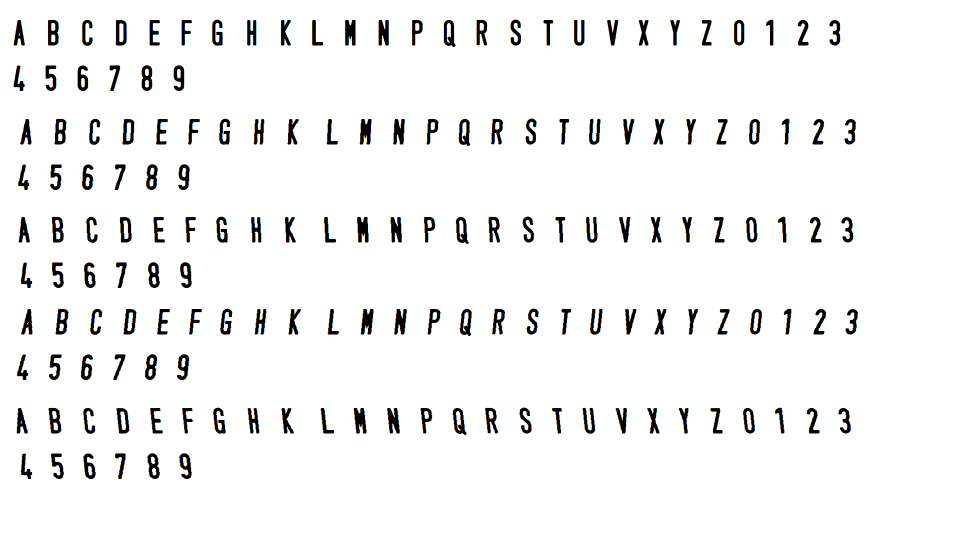
#> input picture training_chars.png, 1922 x 1074 px (shown at 1/2 size)
$ python -i Preprocess.py   (imports and definitions only)
#> lines starting #> are read from the running program, lines starting #| are printed output that depends on the picture; after the words box and inside, x2 and y2 are one past the last pixel; in counts of white or black regions, pixels touching at a corner belong together
#> further down, picture is the input picture: shape (1074, 1922, 3); mean B, G, R 242.7, 242.7, 242.7
import cv2
import numpy as np

# Kích thước bộ lọc Gauss để làm mờ ảnh
GAUSSIAN_SMOOTH_FILTER_SIZE = (5, 5)
# Kích thước vùng lân cận và trọng số cho ngưỡng thích nghi
ADAPTIVE_THRESH_BLOCK_SIZE = 19
ADAPTIVE_THRESH_WEIGHT = 9

# Tiền xử lý ảnh để tách biển số
def preprocess(imgOriginal, max_width=1920, max_height=1080):
    # Resize ảnh trong khi giữ tỷ lệ
    imgOriginal = resize_image(imgOriginal, max_width, max_height)

    imgGrayscale = extractValue(imgOriginal)  # Chuyển đổi ảnh sang mức xám
    imgMaxContrastGrayscale = maximizeContrast(imgGrayscale)  # Tăng độ tương phản
    height, width = imgGrayscale.shape
    imgBlurred = np.zeros((height, width, 1), np.uint8)
    imgBlurred = cv2.GaussianBlur(imgMaxContrastGrayscale, GAUSSIAN_SMOOTH_FILTER_SIZE, 0)  # Làm mịn ảnh
    imgThresh = cv2.adaptiveThreshold(imgBlurred, 255.0, cv2.ADAPTIVE_THRESH_GAUSSIAN_C, cv2.THRESH_BINARY_INV, ADAPTIVE_THRESH_BLOCK_SIZE, ADAPTIVE_THRESH_WEIGHT)  # Phân ngưỡng thích nghi
    return imgGrayscale, imgThresh

def resize_image(image, max_width=1920, max_height=1080):
#> called with max_width = 1920, max_height = 1080
    h, w = image.shape[:2]
#> h = 1074; w = 1922
    scale = min(max_width / w, max_height / h)
#> scale = 0.999
    new_w = int(w * scale)
#> new_w = 1920
    new_h = int(h * scale)
#> new_h = 1072
    return cv2.resize(image, (new_w, new_h))
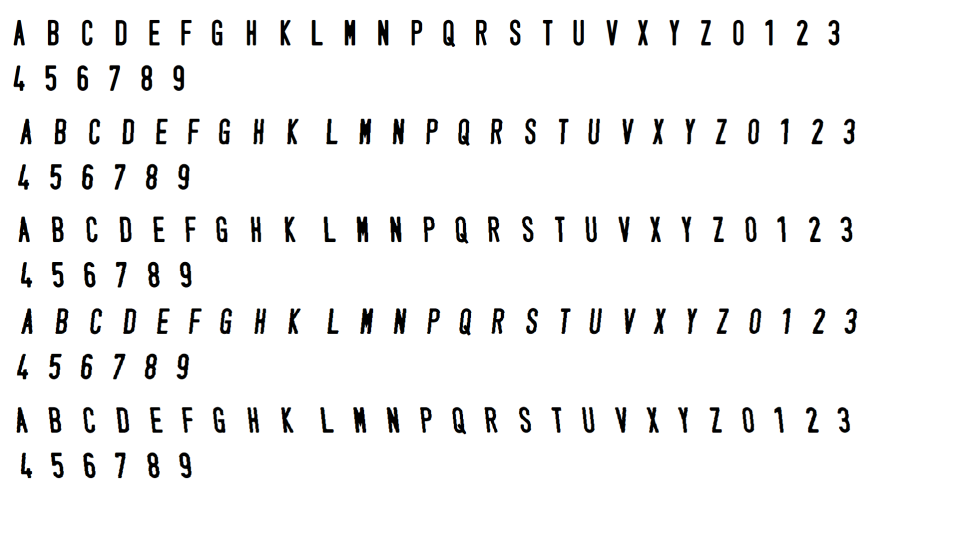
#> returned value: shape (1072, 1920, 3) (shown at 1/2 size); mean of channels 0, 1, 2 242.7, 242.7, 242.7; drawn as B, G, R

# Trích xuất kênh giá trị (độ sáng) từ ảnh HSV
def extractValue(imgOriginal):
    height, width, numChannels = imgOriginal.shape
#> height = 1072; width = 1920; numChannels = 3
    imgHSV = np.zeros((height, width, 3), np.uint8)
    imgHSV = cv2.cvtColor(imgOriginal, cv2.COLOR_BGR2HSV)  # Chuyển đổi sang hệ màu HSV
#> imgHSV: shape (1072, 1920, 3); mean H, S, V 2, 4.3, 243.7
    imgHue, imgSaturation, imgValue = cv2.split(imgHSV)  # Tách các kênh màu
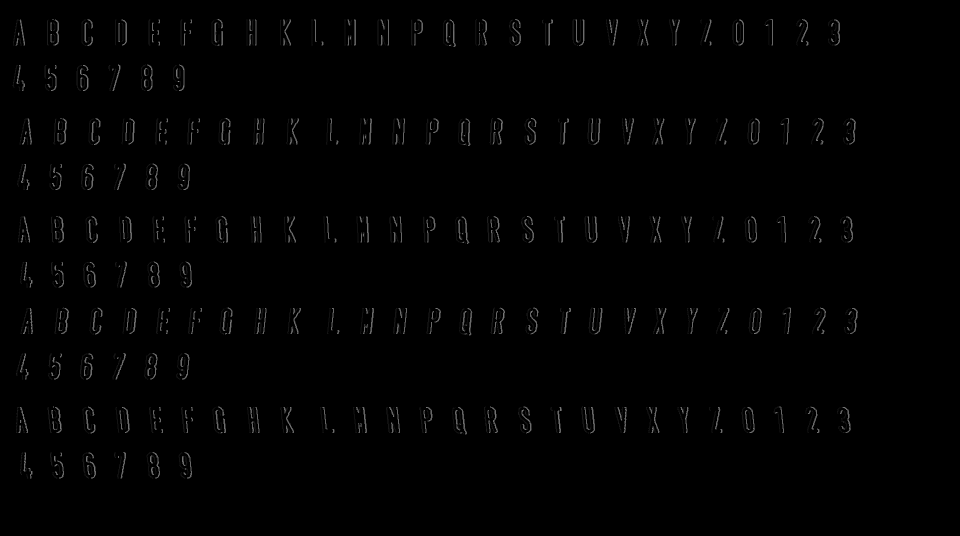
#> imgHue: shape (1072, 1920) (shown at 1/2 size); min 0, max 179, mean 2
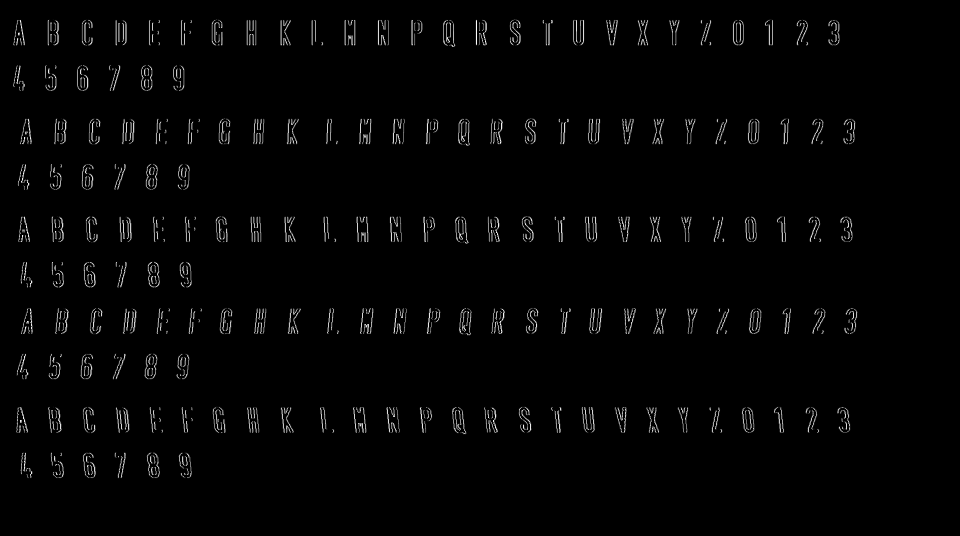
#> imgSaturation: shape (1072, 1920) (shown at 1/2 size); min 0, max 255, mean 4.3
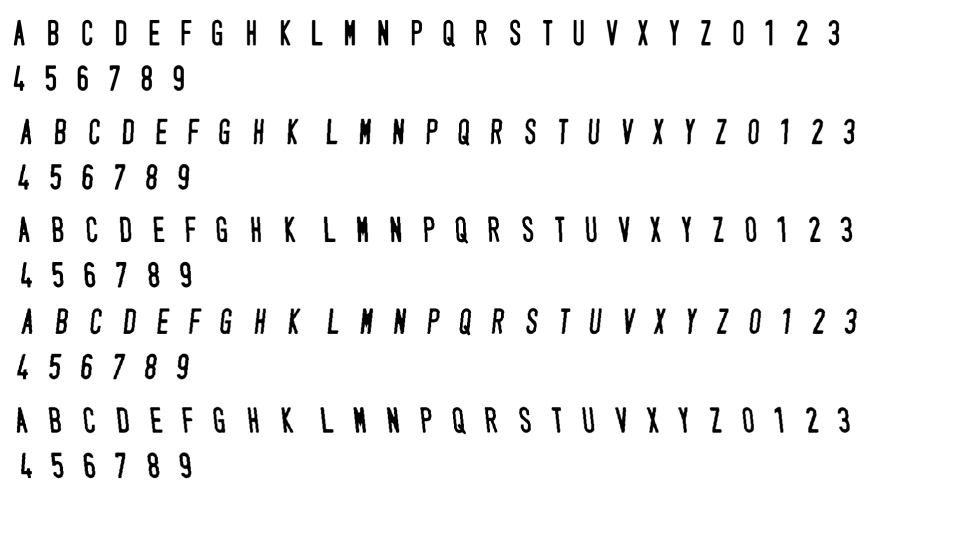
#> imgValue: shape (1072, 1920) (shown at 1/2 size); min 0, max 255, mean 243.7
    return imgValue  # Trả về kênh giá trị (V)

# Tăng cường độ tương phản của ảnh mức xám
def maximizeContrast(imgGrayscale):
    height, width = imgGrayscale.shape
#> height = 1072; width = 1920
    imgTopHat = np.zeros((height, width, 1), np.uint8)
    imgBlackHat = np.zeros((height, width, 1), np.uint8)
    structuringElement = cv2.getStructuringElement(cv2.MORPH_RECT, (3, 3))  # Tạo phần tử cấu trúc
    imgTopHat = cv2.morphologyEx(imgGrayscale, cv2.MORPH_TOPHAT, structuringElement, iterations = 10)  # Làm nổi bật vùng sáng
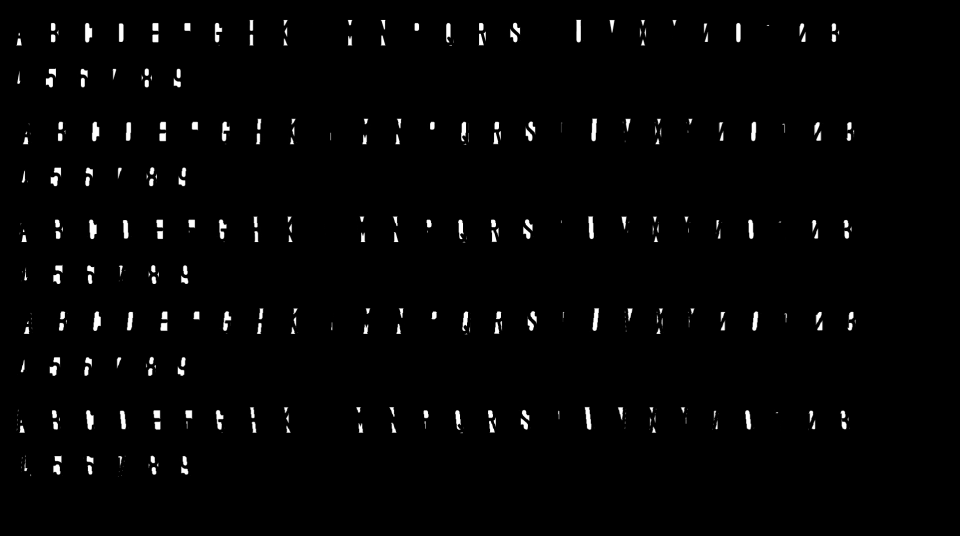
#> imgTopHat: shape (1072, 1920) (shown at 1/2 size); min 0, max 255, mean 4.2
    imgBlackHat = cv2.morphologyEx(imgGrayscale, cv2.MORPH_BLACKHAT, structuringElement, iterations = 10)  # Làm nổi bật vùng tối
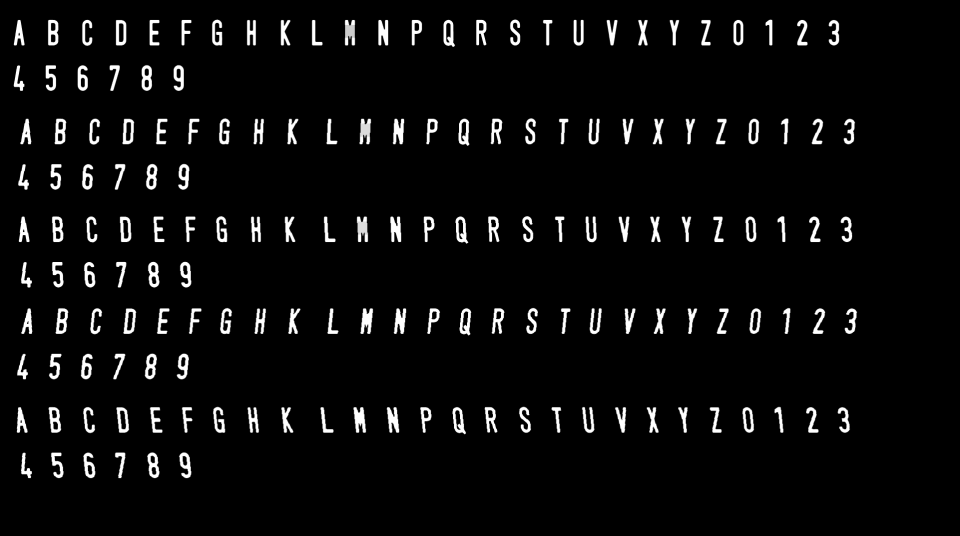
#> imgBlackHat: shape (1072, 1920) (shown at 1/2 size); min 0, max 255, mean 11.3
    imgGrayscalePlusTopHat = cv2.add(imgGrayscale, imgTopHat)  # Cộng thêm vùng sáng nổi bật
    imgGrayscalePlusTopHatMinusBlackHat = cv2.subtract(imgGrayscalePlusTopHat, imgBlackHat)  # Trừ đi vùng tối nổi bật
    return imgGrayscalePlusTopHatMinusBlackHat

>>> import cv2
>>> picture = cv2.imread('training_chars.png')
>>> result = preprocess(picture)
#> in preprocess, `imgThresh = cv2.adaptiveThreshold(imgBlurred, 255.0, cv2.ADAPTIVE_THRE..`:
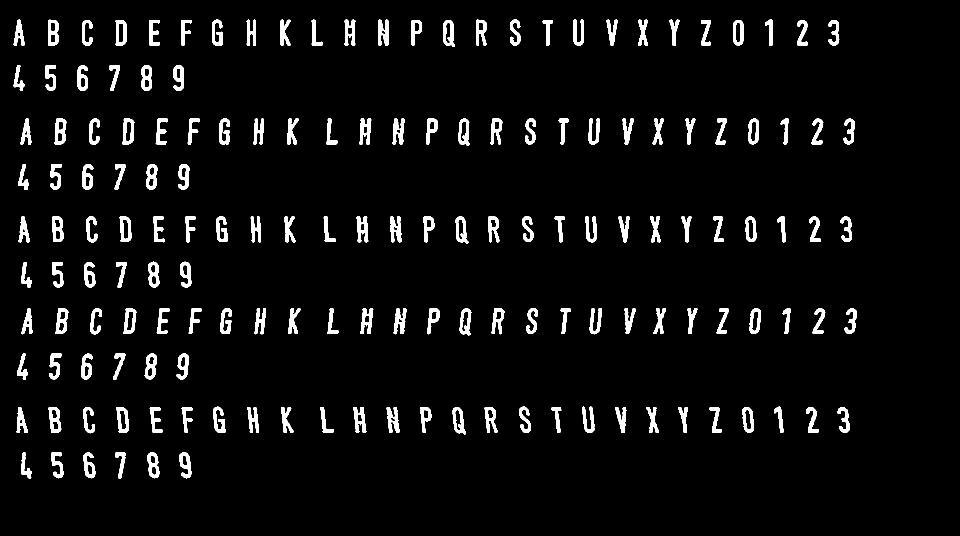
#> imgThresh: shape (1072, 1920) (shown at 1/2 size); 4.7% white; 160 white regions, largest, box (x1, y1, x2, y2) and area: (756, 39, 777, 92) 818, (773, 814, 799, 866) 795, (785, 237, 809, 289) 792
